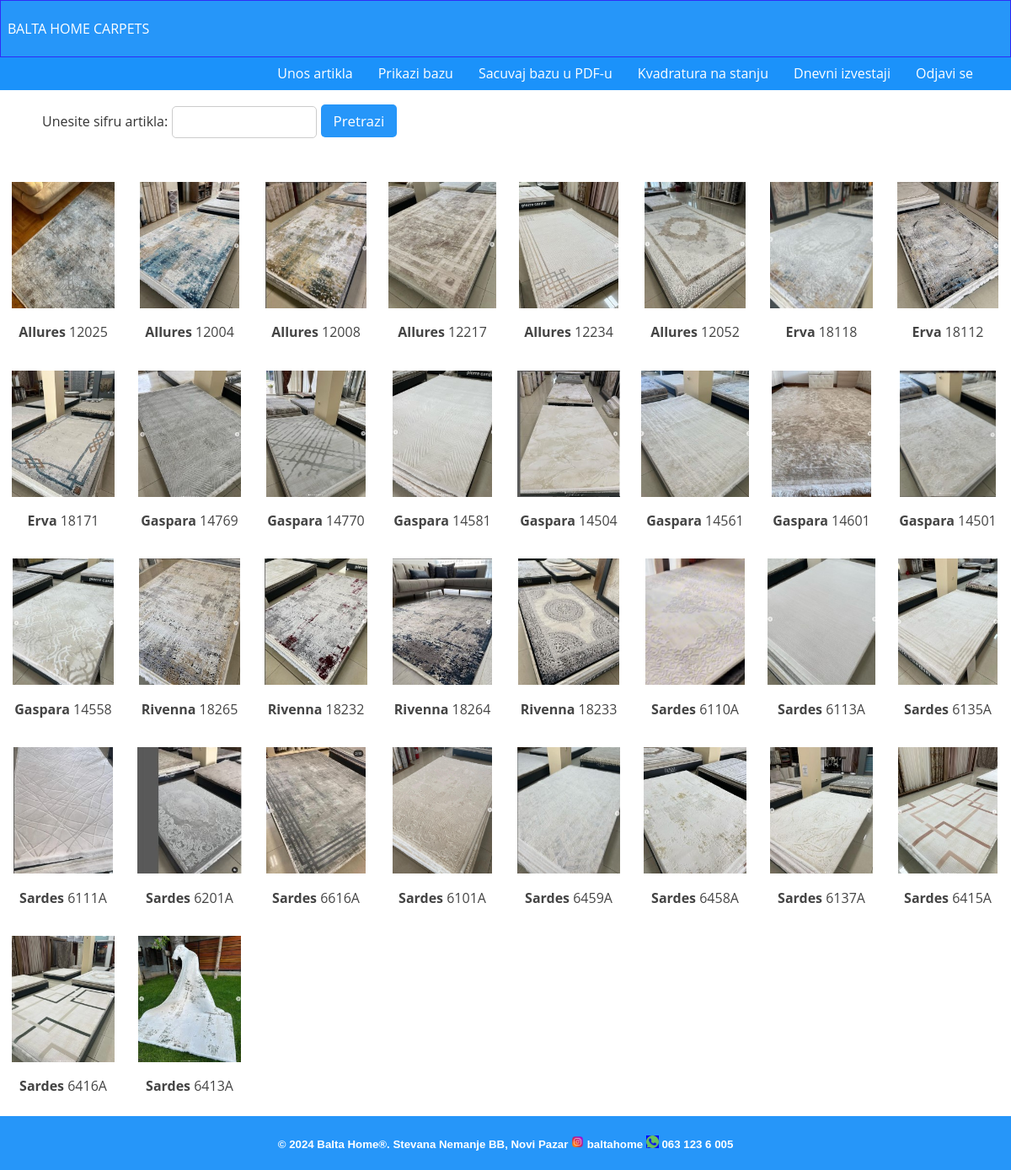
The app's page /index_stock with its own data.
### tables this page shows
CREATE TABLE stanje (
                kolekcija VARCHAR,
                sifra VARCHAR PRIMARY KEY,
                d80x150 INTEGER,
                d80x300 INTEGER,
                d120x200 INTEGER,
                d160x230 INTEGER,
                d200x300 INTEGER,
                slika1 VARCHAR
               , kvadratura REAL NULL, d120x120 INT NULL, d160x160 INT NULL, d200x200 INT NULL);

### routes/homepage_stock.py (the view)
@homepage_stock_blueprint.get("/index_stock")
def user_homepage_magacin():
    success = None
    success_key = request.args.get("success", None)
    if success_key is not None:
        success = sl.SuccessList.get(success_key)
    carpets = db_h.get_carpets_for_display()
    return render_template("index_stock.jinja",
                           success=success, carpets=carpets)

### db/homepage_db.py (called while the page is built)
def get_carpets_for_display():
    connection = sqlite3.connect("./orders.db")
    cursor = connection.cursor()
    cursor.execute("""SELECT * FROM stanje ORDER BY kolekcija ASC;""")
    result_set = cursor.fetchall()
    cursor.close()
    carpets = list(result_set)
    return carpets

### templates/index_stock.jinja (shortened to what this page needs)
<!DOCTYPE html>
<html lang="en">
<head>
    <link rel="stylesheet" href="https://cdn.jsdelivr.net/npm/modern-normalize@2.0.0/modern-normalize.min.css"/>
    <link rel="stylesheet" href="https://cdn.jsdelivr.net/npm/@fortawesome/fontawesome-free@6.5.1/css/all.min.css"/>
    <link rel="stylesheet" href="/static/css/style.css"/>
</head>
<body>
    <header id="main_header">
            <p style="color:white">BALTA HOME CARPETS</p>
    </header>
    <nav id="navbar" class="navbar order-last order-lg-0">
        <ul>
          <li><a class="nav-link scrollto" style="padding: 10px 15px;" href="/input">Unos artikla</a></li>
          <li><a class="nav-link scrollto" style="padding: 10px 15px;" href="/view">Prikazi bazu</a></li>
          <li><a class="nav-link scrollto " style="padding: 10px 15px;" href="/printing">Sacuvaj bazu u PDF-u</a></li>
          <li><a class="nav-link scrollto " style="padding: 10px 15px;" href="/saldo">Kvadratura na stanju</a></li>
          <li><a class="nav-link scrollto " style="padding: 10px 15px;" href="/izvestaji">Dnevni izvestaji</a></li>
          <li><a class="nav-link scrollto" style="padding: 10px 15px;" href="/logout">Odjavi se</a></li></ul>
        </nav>
        <div>
            <form action="/individual_view" method="get">
                <div class="form-group" style="padding-left: 50px;">
                       <p  style="font-size:17px;"><label>Unesite sifru artikla:</label>
                       <input type="text" id="sifra" name="sifra" style="width:15%;" required>
                   <button type="submit"  class="button_magacin">Pretrazi</button></p></form></div>
                   <div class="books-grid">
    {% for carpet in carpets %}
<div class="book">
    <a href="/individual_view?sifra={{carpet[1]}}"> <img src="/static/img/{{carpet[7]}}" style="width:130;height:150px;"></a>
    <p style="font-size:16px;"><b>{{carpet[0]}}</b> {{carpet[1]}}</p>
    </div>
    {% endfor %}
</div>
<footer class="footer_magacin">
    <h5>&copy; 2024 Balta Home&reg;. Stevana Nemanje BB, Novi Pazar
    <img src="/static/assets/ins.png" style="width:15px; height: 15px;"> baltahome <img src="/static/assets/phone.ico" style="width:15px; height: 15px; background-color:blue;"> 063 123 6 005</h5>
</footer>
</body>
</html>

### static/css/style.css (style rules this page uses)
body { font-family: "Open Sans", sans-serif; color: #444444; }
a { color: #ffc451; text-decoration: none; }
h1, h2, h3, h4, h5, h6 { font-family: "Raleway", sans-serif; }
.navbar { padding: 0; background-color: rgb(27, 146, 250); font-family: "Open Sans", sans-serif; }
.navbar ul { margin: 0; padding: 0 30px; display: flex; list-style: none; display: flex; justify-content:right; text-align: center; }
.navbar li { position: relative; text-align: center; }
.navbar a, .navbar a:focus { display: flex; align-items: center; justify-content: space-between; padding: 10px 0 10px 30px; font-size: 16px; color: #fff; white-space: nowrap; transition: 0.3s; }
* { box-sizing: border-box; }
.books-grid { display: grid; grid-template-columns: repeat(8, 1fr); gap: 0px; padding: 25px 0px 0px 0px; }
.book { padding: 10px; text-align: center; }
.form-group { display: flex; flex-direction: column; gap: 5px; }
.form-group label { font-size: 16px; color: #333333; }
.form-group input { padding: 10px; font-size: 14px; border: 1px solid #CCCCCC; border-radius: 5px; }
#main_header { display: flex; align-items: center; padding: 8px; background-color: rgb(38, 150, 249); border: 1px solid rgb(47, 44, 246) }
.footer_magacin { padding: 1px; background-color: rgb(38, 150, 249); color: #FFFFFF; text-align: center; }
.button_magacin { padding: 10px 15px; font-size: 17px; color: #FFFFFF; background-color: rgb(38, 150, 249); border: none; border-radius: 5px; cursor: pointer; transition: background-color 0.3s ease; text-align: center; }

### records on screen
stanje: slika1 (picture), kolekcija "Allures", sifra "12025"
stanje: slika1 (picture), kolekcija "Allures", sifra "12004"
stanje: slika1 (picture), kolekcija "Allures", sifra "12008"
stanje: slika1 (picture), kolekcija "Allures", sifra "12217"
stanje: slika1 (picture), kolekcija "Allures", sifra "12234"
stanje: slika1 (picture), kolekcija "Allures", sifra "12052"
stanje: slika1 (picture), kolekcija "Erva", sifra "18118"
stanje: slika1 (picture), kolekcija "Erva", sifra "18112"
stanje: slika1 (picture), kolekcija "Erva", sifra "18171"
stanje: slika1 (picture), kolekcija "Gaspara", sifra "14769"
stanje: slika1 (picture), kolekcija "Gaspara", sifra "14770"
stanje: slika1 (picture), kolekcija "Gaspara", sifra "14581"
stanje: slika1 (picture), kolekcija "Gaspara", sifra "14504"
stanje: slika1 (picture), kolekcija "Gaspara", sifra "14561"
stanje: slika1 (picture), kolekcija "Gaspara", sifra "14601"
stanje: slika1 (picture), kolekcija "Gaspara", sifra "14501"
stanje: slika1 (picture), kolekcija "Gaspara", sifra "14558"
stanje: slika1 (picture), kolekcija "Rivenna", sifra "18265"
stanje: slika1 (picture), kolekcija "Rivenna", sifra "18232"
stanje: slika1 (picture), kolekcija "Rivenna", sifra "18264"
stanje: slika1 (picture), kolekcija "Rivenna", sifra "18233"
stanje: slika1 (picture), kolekcija "Sardes", sifra "6110A"
stanje: slika1 (picture), kolekcija "Sardes", sifra "6113A"
stanje: slika1 (picture), kolekcija "Sardes", sifra "6135A"
stanje: slika1 (picture), kolekcija "Sardes", sifra "6111A"
stanje: slika1 (picture), kolekcija "Sardes", sifra "6201A"
stanje: slika1 (picture), kolekcija "Sardes", sifra "6616A"
stanje: slika1 (picture), kolekcija "Sardes", sifra "6101A"
stanje: slika1 (picture), kolekcija "Sardes", sifra "6459A"
stanje: slika1 (picture), kolekcija "Sardes", sifra "6458A"
stanje: slika1 (picture), kolekcija "Sardes", sifra "6137A"
stanje: slika1 (picture), kolekcija "Sardes", sifra "6415A"
stanje: slika1 (picture), kolekcija "Sardes", sifra "6416A"
stanje: slika1 (picture), kolekcija "Sardes", sifra "6413A"
